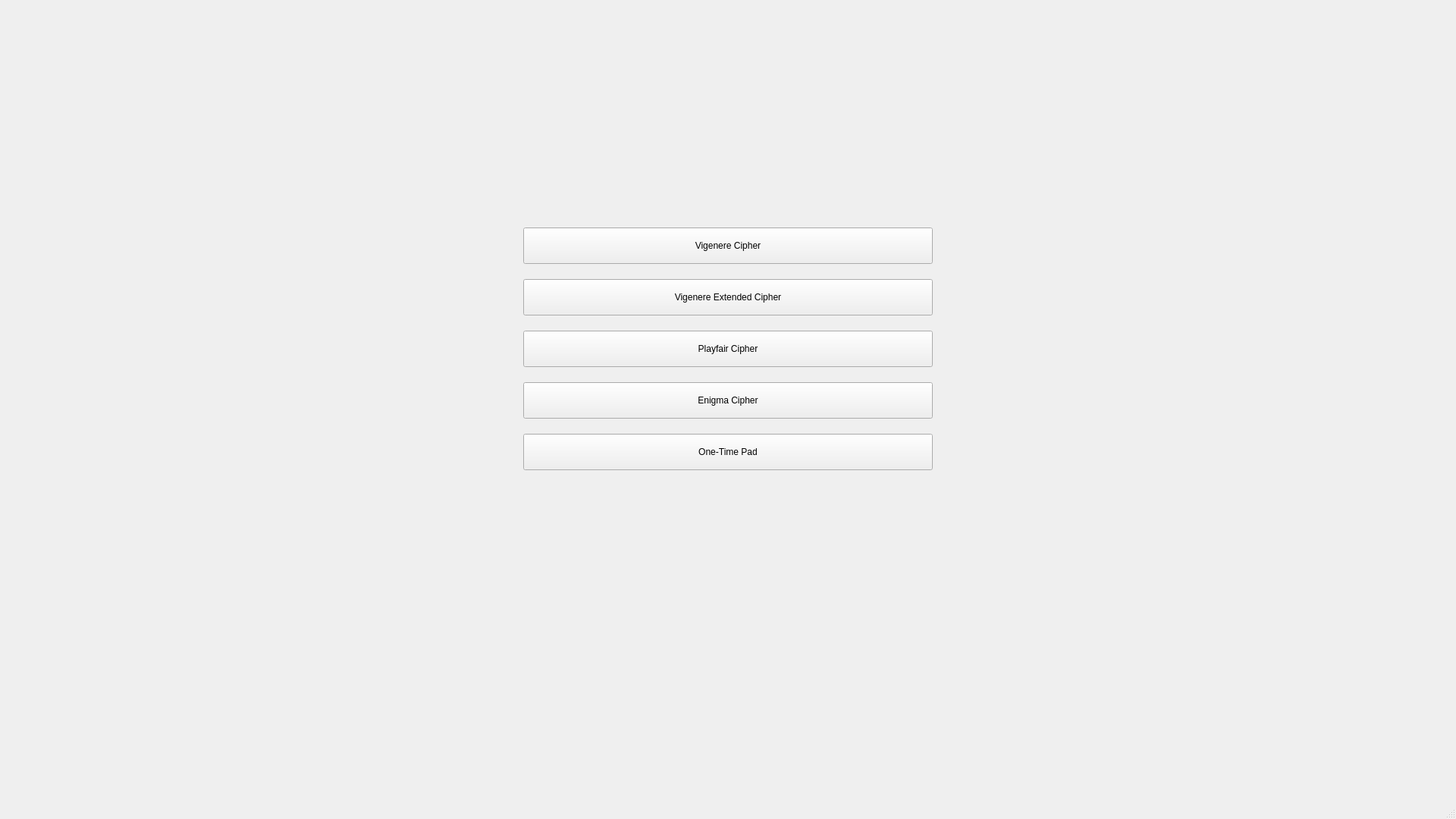
<?xml version="1.0" encoding="UTF-8"?>
<ui version="4.0">
 <class>MainWindow</class>
 <widget class="QMainWindow" name="MainWindow">
  <property name="geometry">
   <rect>
    <x>0</x>
    <y>0</y>
    <width>1920</width>
    <height>1080</height>
   </rect>
  </property>
  <property name="windowTitle">
   <string>MainWindow</string>
  </property>
  <widget class="QWidget" name="centralwidget">
  <widget class="QPushButton" name="vigenereButton">
    <property name="geometry">
     <rect>
      <x>690</x>
      <y>300</y>
      <width>540</width>
      <height>48</height>
     </rect>
    </property>
    <property name="styleSheet">
     <string notr="true">font: 18 12pt &quot;Poppins Semibold&quot;;</string>
    </property>
    <property name="text">
     <string>Vigenere Cipher</string>
    </property>
   </widget>
   <widget class="QPushButton" name="vigenereExtendedButton">
    <property name="geometry">
     <rect>
      <x>690</x>
      <y>368</y>
      <width>540</width>
      <height>48</height>
     </rect>
    </property>
    <property name="styleSheet">
     <string notr="true">font: 18 12pt &quot;Poppins Semibold&quot;;</string>
    </property>
    <property name="text">
     <string>Vigenere Extended Cipher</string>
    </property>
   </widget>
   <widget class="QPushButton" name="playfairButton">
    <property name="geometry">
     <rect>
      <x>690</x>
      <y>436</y>
      <width>540</width>
      <height>48</height>
     </rect>
    </property>
    <property name="styleSheet">
     <string notr="true">font: 18 12pt &quot;Poppins Semibold&quot;;</string>
    </property>
    <property name="text">
     <string>Playfair Cipher</string>
    </property>
   </widget>
   <widget class="QPushButton" name="enigmaButton">
    <property name="geometry">
     <rect>
      <x>690</x>
      <y>504</y>
      <width>540</width>
      <height>48</height>
     </rect>
    </property>
    <property name="styleSheet">
     <string notr="true">font: 18 12pt &quot;Poppins Semibold&quot;;</string>
    </property>
    <property name="text">
     <string>Enigma Cipher</string>
    </property>
   </widget>
<widget class="QPushButton" name="otpButton">
    <property name="geometry">
     <rect>
      <x>690</x>
      <y>572</y>
      <width>540</width>
      <height>48</height>
     </rect>
    </property>
    <property name="styleSheet">
     <string notr="true">font: 18 12pt &quot;Poppins Semibold&quot;;</string>
    </property>
    <property name="text">
     <string>One-Time Pad</string>
    </property>
   </widget>
  </widget>
  <widget class="QMenuBar" name="menubar">
   <property name="geometry">
    <rect>
     <x>0</x>
     <y>0</y>
     <width>1920</width>
     <height>18</height>
    </rect>
   </property>
  </widget>
  <widget class="QStatusBar" name="statusbar"/>
 </widget>
 <resources/>
 <connections/>
</ui>
